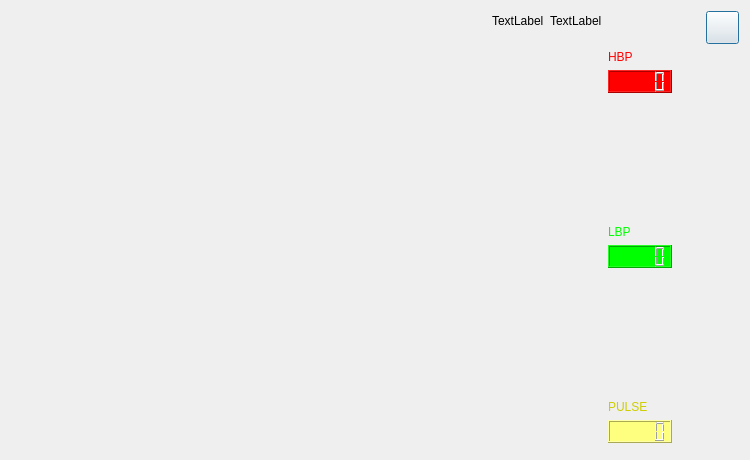
<?xml version="1.0" encoding="UTF-8"?>
<ui version="4.0">
 <class>BloodPressure_Dialog</class>
 <widget class="QDialog" name="BloodPressure_Dialog">
  <property name="geometry">
   <rect>
    <x>0</x>
    <y>0</y>
    <width>750</width>
    <height>460</height>
   </rect>
  </property>
  <property name="windowTitle">
   <string>Dialog</string>
  </property>
  <layout class="QGridLayout" name="gridLayout">
   <item row="0" column="14">
    <layout class="QHBoxLayout" name="horizontalLayout">
     <item>
      <widget class="QLabel" name="lab_name">
       <property name="styleSheet">
        <string notr="true">
font: 14pt &quot;Microsoft YaHei UI&quot;;</string>
       </property>
       <property name="text">
        <string>TextLabel</string>
       </property>
      </widget>
     </item>
     <item>
      <widget class="QLabel" name="lab_age">
       <property name="styleSheet">
        <string notr="true">
font: 14pt &quot;Microsoft YaHei UI&quot;;</string>
       </property>
       <property name="text">
        <string>TextLabel</string>
       </property>
      </widget>
     </item>
    </layout>
   </item>
   <item row="0" column="15">
    <spacer name="horizontalSpacer_4">
     <property name="orientation">
      <enum>Qt::Orientation::Horizontal</enum>
     </property>
     <property name="sizeHint" stdset="0">
      <size>
       <width>40</width>
       <height>20</height>
      </size>
     </property>
    </spacer>
   </item>
   <item row="0" column="7">
    <spacer name="horizontalSpacer_14">
     <property name="orientation">
      <enum>Qt::Orientation::Horizontal</enum>
     </property>
     <property name="sizeHint" stdset="0">
      <size>
       <width>40</width>
       <height>20</height>
      </size>
     </property>
    </spacer>
   </item>
   <item row="2" column="15">
    <layout class="QVBoxLayout" name="verticalLayout">
     <item>
      <widget class="QLabel" name="label">
       <property name="styleSheet">
        <string notr="true">color: rgb(255, 0, 0);
font: 18pt &quot;Microsoft YaHei UI&quot;;</string>
       </property>
       <property name="text">
        <string>HBP</string>
       </property>
      </widget>
     </item>
     <item>
      <widget class="QLCDNumber" name="num_HBP">
       <property name="palette">
        <palette>
         <active>
          <colorrole role="Button">
           <brush brushstyle="SolidPattern">
            <color alpha="255">
             <red>255</red>
             <green>0</green>
             <blue>0</blue>
            </color>
           </brush>
          </colorrole>
          <colorrole role="Base">
           <brush brushstyle="SolidPattern">
            <color alpha="255">
             <red>255</red>
             <green>0</green>
             <blue>0</blue>
            </color>
           </brush>
          </colorrole>
          <colorrole role="Window">
           <brush brushstyle="SolidPattern">
            <color alpha="255">
             <red>255</red>
             <green>0</green>
             <blue>0</blue>
            </color>
           </brush>
          </colorrole>
         </active>
         <inactive>
          <colorrole role="Button">
           <brush brushstyle="SolidPattern">
            <color alpha="255">
             <red>255</red>
             <green>0</green>
             <blue>0</blue>
            </color>
           </brush>
          </colorrole>
          <colorrole role="Base">
           <brush brushstyle="SolidPattern">
            <color alpha="255">
             <red>255</red>
             <green>0</green>
             <blue>0</blue>
            </color>
           </brush>
          </colorrole>
          <colorrole role="Window">
           <brush brushstyle="SolidPattern">
            <color alpha="255">
             <red>255</red>
             <green>0</green>
             <blue>0</blue>
            </color>
           </brush>
          </colorrole>
         </inactive>
         <disabled>
          <colorrole role="Button">
           <brush brushstyle="SolidPattern">
            <color alpha="255">
             <red>255</red>
             <green>0</green>
             <blue>0</blue>
            </color>
           </brush>
          </colorrole>
          <colorrole role="Base">
           <brush brushstyle="SolidPattern">
            <color alpha="255">
             <red>255</red>
             <green>0</green>
             <blue>0</blue>
            </color>
           </brush>
          </colorrole>
          <colorrole role="Window">
           <brush brushstyle="SolidPattern">
            <color alpha="255">
             <red>255</red>
             <green>0</green>
             <blue>0</blue>
            </color>
           </brush>
          </colorrole>
         </disabled>
        </palette>
       </property>
       <property name="styleSheet">
        <string notr="true">background-color: rgb(255, 0, 0);</string>
       </property>
      </widget>
     </item>
     <item>
      <spacer name="verticalSpacer">
       <property name="orientation">
        <enum>Qt::Orientation::Vertical</enum>
       </property>
       <property name="sizeHint" stdset="0">
        <size>
         <width>20</width>
         <height>40</height>
        </size>
       </property>
      </spacer>
     </item>
     <item>
      <widget class="QLabel" name="label_2">
       <property name="styleSheet">
        <string notr="true">color: rgb(0, 255, 0);
font: 18pt &quot;Microsoft YaHei UI&quot;;</string>
       </property>
       <property name="text">
        <string>LBP</string>
       </property>
      </widget>
     </item>
     <item>
      <widget class="QLCDNumber" name="num_LBP">
       <property name="styleSheet">
        <string notr="true">background-color: rgb(0, 255, 0);</string>
       </property>
      </widget>
     </item>
     <item>
      <spacer name="verticalSpacer_2">
       <property name="orientation">
        <enum>Qt::Orientation::Vertical</enum>
       </property>
       <property name="sizeHint" stdset="0">
        <size>
         <width>20</width>
         <height>40</height>
        </size>
       </property>
      </spacer>
     </item>
     <item>
      <widget class="QLabel" name="label_3">
       <property name="styleSheet">
        <string notr="true">color: rgb(205, 205, 0);
font: 18pt &quot;Microsoft YaHei UI&quot;;</string>
       </property>
       <property name="text">
        <string>PULSE</string>
       </property>
      </widget>
     </item>
     <item>
      <widget class="QLCDNumber" name="num_PULSE">
       <property name="styleSheet">
        <string notr="true">background-color: rgb(255, 255, 127);</string>
       </property>
      </widget>
     </item>
    </layout>
   </item>
   <item row="0" column="1">
    <spacer name="horizontalSpacer_9">
     <property name="orientation">
      <enum>Qt::Orientation::Horizontal</enum>
     </property>
     <property name="sizeHint" stdset="0">
      <size>
       <width>40</width>
       <height>20</height>
      </size>
     </property>
    </spacer>
   </item>
   <item row="0" column="9">
    <spacer name="horizontalSpacer_13">
     <property name="orientation">
      <enum>Qt::Orientation::Horizontal</enum>
     </property>
     <property name="sizeHint" stdset="0">
      <size>
       <width>40</width>
       <height>20</height>
      </size>
     </property>
    </spacer>
   </item>
   <item row="0" column="3">
    <spacer name="horizontalSpacer_15">
     <property name="orientation">
      <enum>Qt::Orientation::Horizontal</enum>
     </property>
     <property name="sizeHint" stdset="0">
      <size>
       <width>40</width>
       <height>20</height>
      </size>
     </property>
    </spacer>
   </item>
   <item row="2" column="17">
    <layout class="QHBoxLayout" name="horizontalLayout_2">
     <item>
      <spacer name="verticalSpacer_3">
       <property name="orientation">
        <enum>Qt::Orientation::Vertical</enum>
       </property>
       <property name="sizeHint" stdset="0">
        <size>
         <width>17</width>
         <height>37</height>
        </size>
       </property>
      </spacer>
     </item>
    </layout>
   </item>
   <item row="0" column="11">
    <spacer name="horizontalSpacer_12">
     <property name="orientation">
      <enum>Qt::Orientation::Horizontal</enum>
     </property>
     <property name="sizeHint" stdset="0">
      <size>
       <width>40</width>
       <height>20</height>
      </size>
     </property>
    </spacer>
   </item>
   <item row="0" column="13">
    <spacer name="horizontalSpacer_3">
     <property name="orientation">
      <enum>Qt::Orientation::Horizontal</enum>
     </property>
     <property name="sizeHint" stdset="0">
      <size>
       <width>40</width>
       <height>20</height>
      </size>
     </property>
    </spacer>
   </item>
   <item row="0" column="17" rowspan="2">
    <widget class="QPushButton" name="btn_quit">
     <property name="styleSheet">
      <string notr="true">border-image: url(:/resource_inside/images/back.png);
height:25px;
width:25px
</string>
     </property>
     <property name="text">
      <string/>
     </property>
    </widget>
   </item>
   <item row="0" column="4">
    <spacer name="horizontalSpacer_8">
     <property name="orientation">
      <enum>Qt::Orientation::Horizontal</enum>
     </property>
     <property name="sizeHint" stdset="0">
      <size>
       <width>40</width>
       <height>20</height>
      </size>
     </property>
    </spacer>
   </item>
   <item row="3" column="15">
    <layout class="QVBoxLayout" name="verticalLayout_2"/>
   </item>
   <item row="0" column="8">
    <spacer name="horizontalSpacer_6">
     <property name="orientation">
      <enum>Qt::Orientation::Horizontal</enum>
     </property>
     <property name="sizeHint" stdset="0">
      <size>
       <width>40</width>
       <height>20</height>
      </size>
     </property>
    </spacer>
   </item>
   <item row="2" column="16">
    <spacer name="horizontalSpacer_10">
     <property name="orientation">
      <enum>Qt::Orientation::Horizontal</enum>
     </property>
     <property name="sizeHint" stdset="0">
      <size>
       <width>40</width>
       <height>20</height>
      </size>
     </property>
    </spacer>
   </item>
   <item row="0" column="6">
    <spacer name="horizontalSpacer_5">
     <property name="orientation">
      <enum>Qt::Orientation::Horizontal</enum>
     </property>
     <property name="sizeHint" stdset="0">
      <size>
       <width>40</width>
       <height>20</height>
      </size>
     </property>
    </spacer>
   </item>
   <item row="0" column="0">
    <spacer name="horizontalSpacer">
     <property name="orientation">
      <enum>Qt::Orientation::Horizontal</enum>
     </property>
     <property name="sizeHint" stdset="0">
      <size>
       <width>40</width>
       <height>20</height>
      </size>
     </property>
    </spacer>
   </item>
   <item row="0" column="10">
    <spacer name="horizontalSpacer_2">
     <property name="orientation">
      <enum>Qt::Orientation::Horizontal</enum>
     </property>
     <property name="sizeHint" stdset="0">
      <size>
       <width>40</width>
       <height>20</height>
      </size>
     </property>
    </spacer>
   </item>
   <item row="0" column="5">
    <spacer name="horizontalSpacer_7">
     <property name="orientation">
      <enum>Qt::Orientation::Horizontal</enum>
     </property>
     <property name="sizeHint" stdset="0">
      <size>
       <width>40</width>
       <height>20</height>
      </size>
     </property>
    </spacer>
   </item>
   <item row="1" column="0" rowspan="3" colspan="15">
    <widget class="QwtPlot" name="Plot_Blood"/>
   </item>
   <item row="0" column="12">
    <spacer name="horizontalSpacer_11">
     <property name="orientation">
      <enum>Qt::Orientation::Horizontal</enum>
     </property>
     <property name="sizeHint" stdset="0">
      <size>
       <width>40</width>
       <height>20</height>
      </size>
     </property>
    </spacer>
   </item>
   <item row="0" column="2">
    <spacer name="horizontalSpacer_16">
     <property name="orientation">
      <enum>Qt::Orientation::Horizontal</enum>
     </property>
     <property name="sizeHint" stdset="0">
      <size>
       <width>40</width>
       <height>20</height>
      </size>
     </property>
    </spacer>
   </item>
  </layout>
 </widget>
 <customwidgets>
  <customwidget>
   <class>QwtPlot</class>
   <extends>QFrame</extends>
   <header>qwt_plot.h</header>
   <container>1</container>
  </customwidget>
 </customwidgets>
 <resources/>
 <connections/>
</ui>
